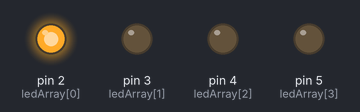
Simulated run of this sketch. Board: Arduino Uno, built with avr-gcc and run on an emulated ATmega328P. Shown: output pins drawn as LEDs (lit = HIGH).

Above: at 0.2 s.
At 1.2 s:
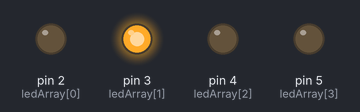
At 2.2 s:
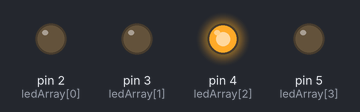
At 3.2 s:
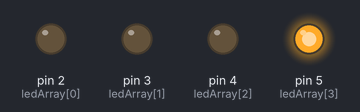
At 4.2 s:
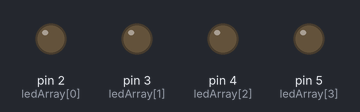
Timing chart, 0 to 6.5 s (numbered marks = the images above):
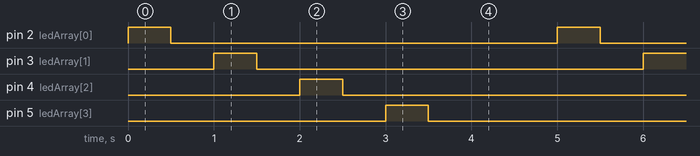

The sketch:

Oef4.ino
```cpp
const byte ledArray [] = {2 ,3 ,4 ,5};

void setup() {
  // put your setup code here, to run once:
  for ( int x = 2; x <= 5; x ++) {
  pinMode (x , OUTPUT ) ;
  }
}

void loop() {
  // put your main code here, to run repeatedly:
  for ( int x = 0; x <= sizeof(ledArray); x ++) {
  digitalWrite ( ledArray [x] , HIGH ) ;
  delay (500) ;
  digitalWrite ( ledArray [x] , LOW ) ;
  delay (500) ;
  }
}
```

Measured:
- by itself, pin 2 (ledArray[0]), pin 3 (ledArray[1]), pin 4 (ledArray[2]), pin 5 (ledArray[3]): alternates HIGH for 0.50 s and LOW for 4.5 s
- by itself, everything shown: repeats every 5.0 s, in 8 steps
